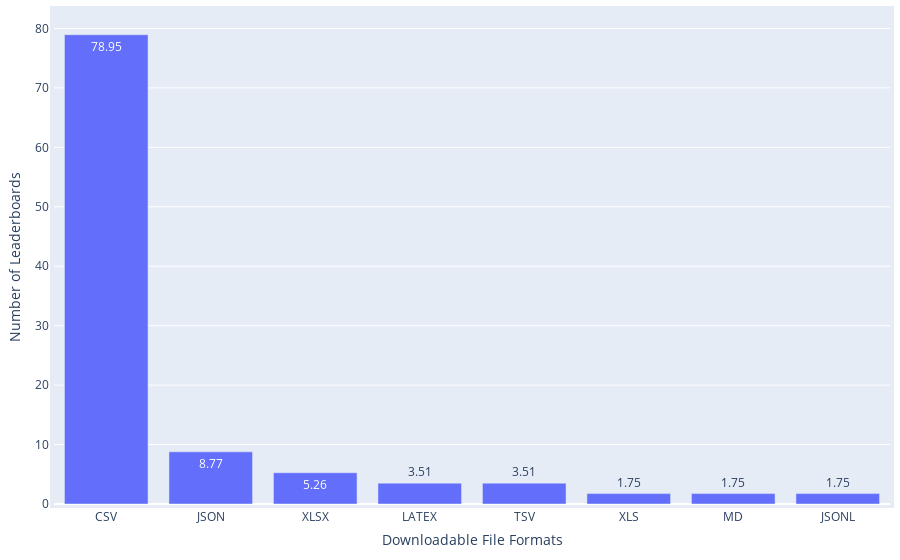

Here is the notebook cell this chart was saved with:
### Code cell
df = pd.read_csv(path_meta / 'leaderboard_processed.csv')
df['Downloadable file formats (non-pwc)'] = df['Downloadable file formats (non-pwc)'].apply(ast.literal_eval)
print(f"{round(len(df[df['Downloadable file formats (non-pwc)'].map(len) > 0])/len(df)*100,2)}% ({len(df[df['Downloadable file formats (non-pwc)'].map(len) > 0])} out of {len(df)}) leaderboard systems provide downloadable files of the leaderboards.")

df = df[df['Downloadable file formats (non-pwc)'].map(len) > 0]
df_split = df.explode('Downloadable file formats (non-pwc)')['Downloadable file formats (non-pwc)'].value_counts().reset_index(name='Frequency')
print(f"{df_split['Downloadable file formats (non-pwc)'].iloc[0]} is the most popular storage format of leaderboards, accounting for {round(df_split['Frequency'].iloc[0]/len(df)*100,2)}% ({df_split['Frequency'].iloc[0]} out of {len(df)}) downloadable leaderboard systems.")
df_split['Weight'] = 1

statistics = {
    'Distribution': 'Leaderboard Systems across Downloadable File Formats',
    'Mean': np.mean(df_split['Frequency']),
    'Median': np.median(df_split['Frequency']),
    'IQR': df_split['Frequency'].quantile(0.75) - df_split['Frequency'].quantile(0.25),
    'Gini Coefficient': ineqpy.inequality.gini(data=df_split, income='Frequency', weights='Weight'),
}
if os.path.exists(path_meta / 'leaderboard_statistics.csv'):
    df_statistics = pd.read_csv(path_meta / 'leaderboard_statistics.csv')
else:
    df_statistics = pd.DataFrame()
df_statistics = pd.concat([df_statistics, pd.DataFrame([statistics])], ignore_index=True)
df_statistics.drop_duplicates(subset=['Distribution'], keep='last', inplace=True)
df_statistics.sort_values(by='Distribution', inplace=True)
df_statistics.to_csv(path_meta / 'leaderboard_statistics.csv', index=False)

df_split['Ratio'] = round(df_split['Frequency'] / len(df) * 100, 2)

fig = px.bar(
    x=df_split['Downloadable file formats (non-pwc)'],
    y=df_split['Ratio'],
    text_auto=True,
    labels={'x': 'Downloadable File Formats', 'y': 'Number of Leaderboards'},
)
# Update the layout for a tighter look
fig.update_layout(
    autosize=True,
    margin=dict(
        l=10,  # Left margin
        r=10,  # Right margin
        b=10,  # Bottom margin
        t=10,  # Top margin
        pad=4  # Padding between the plot and the margin
    )
)
fig.show()

### Figure 1 — Plotly figure (JSON) as saved in the notebook; plotly's stock layout.template omitted (floating-point values rounded to 4 significant figures)
{"data": [{"alignmentgroup": "True", "hovertemplate": "Downloadable File Formats=%{x}<br>Number of Leaderboards=%{y}<extra></extra>", "legendgroup": "", "marker": {"color": "#636efa", "pattern": {"shape": ""}}, "name": "", "offsetgroup": "", "orientation": "v", "showlegend": false, "textposition": "auto", "texttemplate": "%{y}", "type": "bar", "x": ["CSV", "JSON", "XLSX", "LATEX", "TSV", "XLS", "MD", "JSONL"], "xaxis": "x", "y": [78.95, 8.77, 5.26, 3.51, 3.51, 1.75, 1.75, 1.75], "yaxis": "y"}], "layout": {"autosize": true, "barmode": "relative", "legend": {"tracegroupgap": 0}, "margin": {"b": 10, "l": 10, "pad": 4, "r": 10, "t": 10}, "xaxis": {"anchor": "y", "domain": [0, 1], "title": {"text": "Downloadable File Formats"}}, "yaxis": {"anchor": "x", "domain": [0, 1], "title": {"text": "Number of Leaderboards"}}}}
